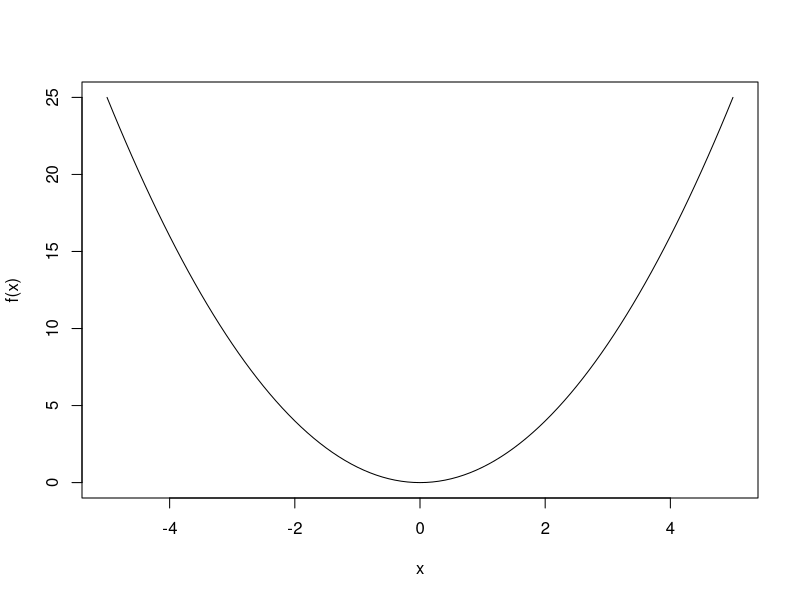

R code for this plot:
## ---- chunk 1
knitr::opts_chunk$set(echo = TRUE)
## ---- chunk 2
#Simple function

f <- function(x){
  return(x^2)
}

curve(f(x),-5,5)

swarm <- function(lower, upper,omega,phiP,phiG,f){
  
  best_swarm <- lower
  
  #for each particle i 
  for (i in 1:S){
    #initial position
    x[i] <- runif(1,lower,upper)
    p[i] <- xi
    
    if(f(p[i]) < f(best_swarm)){
      best_swarm <- p[i]
    }
    
    #initial velocity
    v[i] <- runif(1,-abs(upper-lower),abs(upper-lower))
  }
  
  
}



